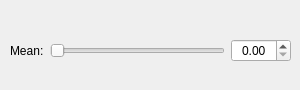
               <widget class="QWidget" name="page_18">
                <widget class="QWidget" name="layoutWidget_3">
                 <property name="geometry">
                  <rect>
                   <x>10</x>
                   <y>20</y>
                   <width>281</width>
                   <height>61</height>
                  </rect>
                 </property>
                 <layout class="QHBoxLayout" name="horizontalLayout_29">
                  <item>
                   <widget class="QLabel" name="label_71">
                    <property name="sizePolicy">
                     <sizepolicy hsizetype="Preferred" vsizetype="Preferred">
                      <horstretch>0</horstretch>
                      <verstretch>0</verstretch>
                     </sizepolicy>
                    </property>
                    <property name="text">
                     <string>Mean:</string>
                    </property>
                   </widget>
                  </item>
                  <item>
                   <widget class="QSlider" name="horizontalSlider_41">
                    <property name="sizePolicy">
                     <sizepolicy hsizetype="Expanding" vsizetype="Fixed">
                      <horstretch>0</horstretch>
                      <verstretch>0</verstretch>
                     </sizepolicy>
                    </property>
                    <property name="orientation">
                     <enum>Qt::Horizontal</enum>
                    </property>
                   </widget>
                  </item>
                  <item>
                   <widget class="QDoubleSpinBox" name="doubleSpinBox_10">
                    <property name="sizePolicy">
                     <sizepolicy hsizetype="Minimum" vsizetype="Fixed">
                      <horstretch>0</horstretch>
                      <verstretch>0</verstretch>
                     </sizepolicy>
                    </property>
                    <property name="minimumSize">
                     <size>
                      <width>60</width>
                      <height>0</height>
                     </size>
                    </property>
                    <property name="alignment">
                     <set>Qt::AlignCenter</set>
                    </property>
                   </widget>
                  </item>
                 </layout>
                </widget>
               </widget>
